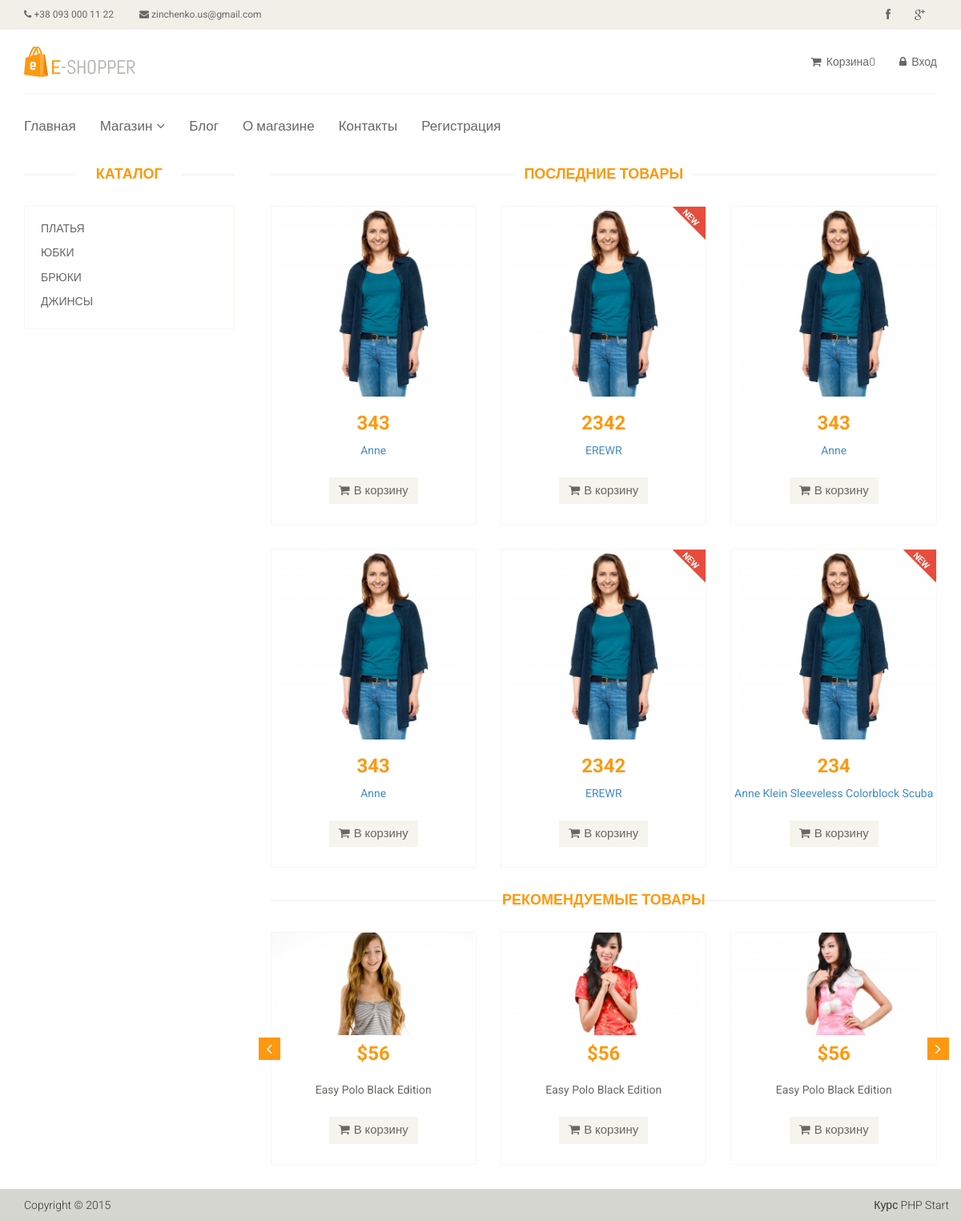
The page / on the database its author committed.
### tables this page shows
CREATE TABLE `category` (
  `id` int(11) NOT NULL,
  `name` varchar(255) NOT NULL,
  `sort_order` int(11) NOT NULL,
  `status` int(11) NOT NULL
);

CREATE TABLE `product` (
  `id` int(11) NOT NULL,
  `name` varchar(250) NOT NULL,
  `description` text NOT NULL,
  `brand` varchar(250) NOT NULL,
  `code` int(11) NOT NULL,
  `category_id` int(11) NOT NULL,
  `price` float NOT NULL,
  `is_new` int(11) NOT NULL,
  `is_recomended` int(11) NOT NULL,
  `status` int(11) NOT NULL,
  `images` varchar(250) NOT NULL,
  `avalibillity` int(11) NOT NULL
);

### config/routes.php (called while the page is built)
<?
return array(
'product/([0-9]+)' => 'product/view/$1',
'catalog' => 'catalog/index',
'category/([0-9]+)' => 'catalog/category/$1',
'cabinet/edit' => 'cabinet/edit',
'cabinet' => 'cabinet/index',
'user/register' => 'user/register',
'user/login' => 'user/login',
'user/logout' => 'user/logout',
'cart/add/([0-9]+)' => 'cart/add/$1',
'contact' => 'site/contact',
'admin' => 'admin/index',
'^/*$' => 'site/index',
)
?>

### controller/SiteController.php (called while the page is built, shortened)
<?
include_once(ROOT.'/model/Category.php');
include_once(ROOT.'/model/Product.php');
class SiteController{
public function actionIndex(){
$categorys = Category::getCategoryList();
$listProduct = Product::getProductList(6);
	require_once(ROOT . '/view/site/index.php');
	return true;
}
}
?>

### index.php (called while the page is built, shortened)
<?
require_once (ROOT.'/components/Router.php');
$routs = new Router;
$routs -> run();
?>

### model/Category.php (called while the page is built)
<?
class Category{
	public static function getCategoryList(){
$db = Db::getConnection();
$categoryList = array();
$result = $db -> query('SELECT id,name FROM category ORDER BY sort_order ASC');
$i = 0;
while($row = $result -> fetch()){
$categoryList[$i]['id'] = $row['id'];
$categoryList[$i]['name'] = $row['name'];
$i++;
	}
	return $categoryList;
}
}
?>

### model/Product.php (called while the page is built, shortened)
<?
class Product{
	public static function getProductList($count = self::SHOW_BY_DEFAULT){
$count = intval($count);
$db = Db::getConnection();
$productList = array();
$result = $db->query("SELECT id,name,price,is_new,images FROM product WHERE status = '1' ORDER BY id DESC LIMIT ".$count);
$i= 0;
while($row = $result->fetch()){
$productList[$i]['id'] = $row['id'];
$productList[$i]['name'] = $row['name'];
$productList[$i]['price'] = $row['price'];
$productList[$i]['images'] = $row['images'];
$productList[$i]['is_new'] = $row['is_new'];
$i++;
}
return $productList;
	}
}
?>

### view/site/index.php (the view, shortened to what this page needs)
<body>
    <?
include_once(ROOT .'/view/layouts/header.php');
?>
        <section>
            <div class="container">
                <div class="row">
                    <div class="col-sm-3">
                        <div class="left-sidebar">
                            <h2>Каталог</h2>
                            <div class="panel-group category-products">
                                <?php foreach($categorys as $key):?>
                                <div class="panel panel-default">
                                    <div class="panel-heading">
                                        <h4 class="panel-title"><a href="/category/<?= $key['id'];?>" class="<?php if($categoryId == $key['id']) echo 'active';?>"><?= $key['name'];?></a></h4>
                                    </div>
                                </div>
                            <?php endforeach;?>
                            </div>
                        </div>
                    </div>
                    <div class="col-sm-9 padding-right">
                        <div class="features_items">
                            <h2 class="title text-center">Последние товары</h2>
                            <? foreach($listProduct as $key):?>
                            <div class="col-sm-4">
                                <div class="product-image-wrapper">
                                    <div class="single-products">
                                        <div class="productinfo text-center">
                                            <img src="template/images/home/product1.jpg" alt="" />
                                            <h2><?= $key['price'];?></h2>
                                            <p><a href="/product/<?= $key['id']?>"><?= $key['name'];?></p>
                                            <a href="#" class="btn btn-default add-to-cart"><i class="fa fa-shopping-cart"></i>В корзину</a>
                                        </div>
                                        <? if($key['is_new']):?>
                                        <img src="template/images/home/new.png" class="new" alt="" />
                                    <? endif;?>
                                    </div>
                                </div>
                            </div>
                        <?php endforeach;?>
                        </div>
                        <div class="recommended_items">
                            <h2 class="title text-center">Рекомендуемые товары</h2>
                            <div id="recommended-item-carousel" class="carousel slide" data-ride="carousel">
                                <div class="carousel-inner">
                                    <div class="item active">
                                        <div class="col-sm-4">
                                            <div class="product-image-wrapper">
                                                <div class="single-products">
                                                    <div class="productinfo text-center">
                                                        <img src="template/images/home/recommend1.jpg" alt="" />
                                                        <h2>$56</h2>
                                                        <p>Easy Polo Black Edition</p>
                                                        <a href="#" class="btn btn-default add-to-cart"><i class="fa fa-shopping-cart"></i>В корзину</a>
                                                    </div>
                                                </div>
                                            </div>
                                        </div>
                                        <div class="col-sm-4">
                                            <div class="product-image-wrapper">
                                                <div class="single-products">
                                                    <div class="productinfo text-center">
                                                        <img src="template/images/home/recommend2.jpg" alt="" />
                                                        <h2>$56</h2>
                                                        <p>Easy Polo Black Edition</p>
                                                        <a href="#" class="btn btn-default add-to-cart"><i class="fa fa-shopping-cart"></i>В корзину</a>
                                                    </div>
                                                </div>
                                            </div>
                                        </div>
                                        <div class="col-sm-4">
                                            <div class="product-image-wrapper">
                                                <div class="single-products">
                                                    <div class="productinfo text-center">
                                                        <img src="template/images/home/recommend3.jpg" alt="" />
                                                        <h2>$56</h2>
                                                        <p>Easy Polo Black Edition</p>
                                                        <a href="#" class="btn btn-default add-to-cart"><i class="fa fa-shopping-cart"></i>В корзину</a>
                                                    </div>
                                                </div>
                                            </div>
                                        </div>
                                    </div>
                                </div>
                                <a class="left recommended-item-control" href="#recommended-item-carousel" data-slide="prev">
                                    <i class="fa fa-angle-left"></i>
                                </a>
                                <a class="right recommended-item-control" href="#recommended-item-carousel" data-slide="next">
                                    <i class="fa fa-angle-right"></i>
                                </a>
                            </div>
                        </div>
                    </div>
                </div>
            </div>
        </section>
<?
include_once(ROOT.'/view/layouts/footer.php');
?>

### components/Router.php (shortened to what this page needs)
<?
class Router{
	private $routes;
	public function __construct(){
		$routersPath = ROOT.'/config/routes.php';
		$this -> routes = include_once($routersPath);
}
private function getUri(){
	if(!empty($_SERVER['REQUEST_URI'])){
 return trim($_SERVER['REQUEST_URI'],'/');
		}
}
public function run(){
$uri = $this -> getUri();
foreach($this->routes as $uriPattern => $path){
if (preg_match("~$uriPattern~", $uri)){
$internalRouter = preg_replace("~$uriPattern~", $path, $uri);
$segment = explode('/',$internalRouter);
$nameController = array_shift($segment).'Controller';
$actionName = 'action' . ucfirst(array_shift($segment));
$parametrs = $segment;
$controllerObject = new $nameController;
$result = call_user_func_array(array($controllerObject,$actionName), $parametrs);
if($result != null){
	break;
}
}
}
	}
}

### template/css/main.css (style rules this page uses)
body { font-family: 'Roboto', sans-serif; background:; position: relative; font-weight:400px; }
a { -webkit-transition: 300ms; -moz-transition: 300ms; -o-transition: 300ms; transition: 300ms; }
h1, h2, h3, h4, h5, h6 { font-family: 'Roboto', sans-serif; }
.item { padding-left: 100px; }
.item h2 { color: #363432; font-family: 'Roboto', sans-serif; font-size: 28px; font-weight: 700; margin-bottom: 22px; margin-top: 10px; }
.item p { color:#363432; font-size:16px; font-weight:300; font-family: 'Roboto', sans-serif; }
.right { right: 0; }
.category-products { border: 1px solid #F7F7F0; margin-bottom: 35px; padding-bottom: 20px; padding-top: 15px; }
.left-sidebar h2, .brands_products h2 { color: #FE980F; font-family: 'Roboto', sans-serif; font-size: 18px; font-weight: 700; margin: 0 auto 30px; text-align: center; text-transform: uppercase; position: relative; z-index:3; }
.left-sidebar h2:after, h2.title:after { content: " "; position: absolute; border: 1px solid #f5f5f5; bottom:8px; left: 0; width: 100%; height: 0; z-index: -2; }
.left-sidebar h2:before { content: " "; position: absolute; background: #fff; bottom: -6px; width: 130px; height: 30px; z-index: -1; left: 50%; margin-left: -65px; }
h2.title:before { content: " "; position: absolute; background: #fff; bottom: -6px; width: 220px; height: 30px; z-index: -1; left: 50%; margin-left: -110px; }
.category-products .panel { background-color: #FFFFFF; border: 0px; border-radius: 0px; box-shadow:none; margin-bottom: 0px; }
.category-products .panel-default .panel-heading { background-color: #FFFFFF; border: 0 none; color: #FFFFFF; padding: 5px 20px; }
.category-products .panel-default .panel-heading .panel-title a { color: #696763; font-family: 'Roboto', sans-serif; font-size: 14px; text-decoration: none; text-transform: uppercase; }
.padding-right { padding-right: 0; }
.features_items { overflow:hidden; }
h2.title { color: #FE980F; font-family: 'Roboto', sans-serif; font-size: 18px; font-weight: 700; margin: 0 15px; text-transform: uppercase; margin-bottom: 30px; position: relative; }
.product-image-wrapper { border:1px solid #F7F7F5; overflow: hidden; margin-bottom:30px; }
.single-products { position: relative; }
.new, .sale { position: absolute; top: 0; right: 0; }
.productinfo h2 { color: #FE980F; font-family: 'Roboto', sans-serif; font-size: 24px; font-weight: 700; }
.productinfo p { font-family: 'Roboto', sans-serif; font-size: 14px; font-weight: 400; color: #696763; height: 34px; }
.productinfo img { width: 100%; }
.productinfo { position:relative; }
.add-to-cart { background:#F5F5ED; border: 0 none; border-radius: 0; color: #696763; font-family: 'Roboto', sans-serif; font-size: 15px; margin-bottom: 25px; }
.add-to-cart i { margin-right:5px; }
.recommended_items { overflow: hidden; }
#recommended-item-carousel .carousel-inner .item { padding-left: 0; }
.recommended-item-control { position: absolute; top: 41%; }
.recommended-item-control i { background: none repeat scroll 0 0 #FE980F; color: #FFFFFF; font-size: 20px; padding: 4px 10px; }

### rows shown on the page
category: name "ПЛАТЬЯ"
category: name "ЮБКИ"
category: name "БРЮКИ"
category: name "ДЖИНСЫ"
product: price "343", name "Anne"
product: price "2342", name "EREWR", is_new 1 (drawn)
product: price "343", name "Anne"
product: price "343", name "Anne"
product: price "2342", name "EREWR", is_new 1 (drawn)
product: price "234", name "Anne Klein Sleeveless Colorblock Scuba", is_new 1 (drawn)
